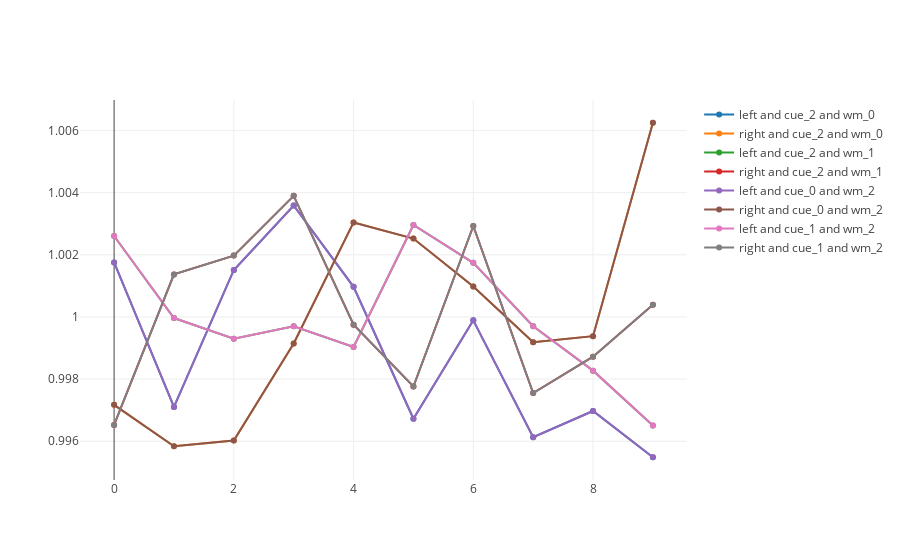
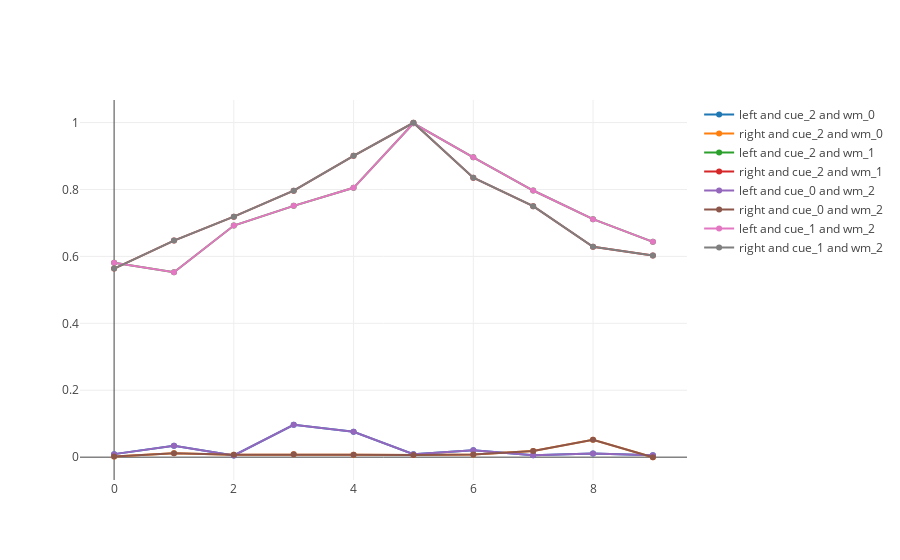
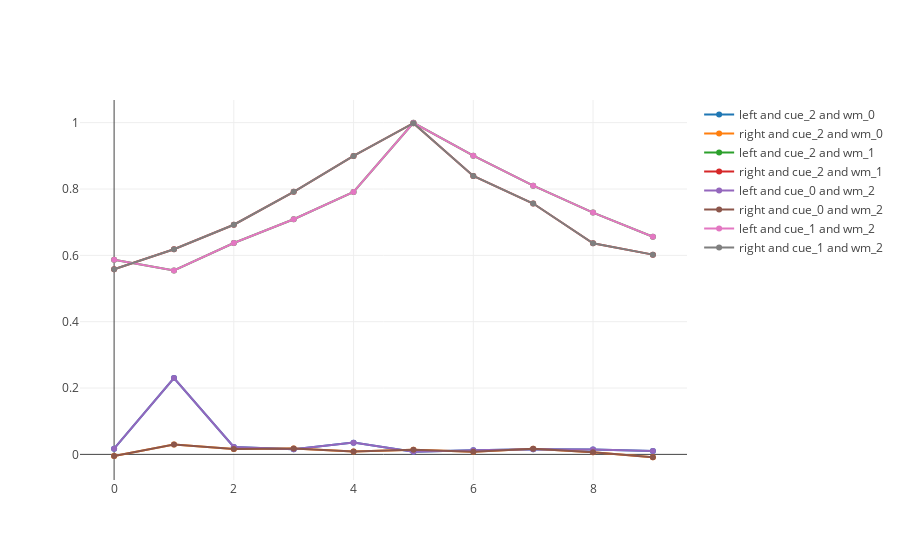
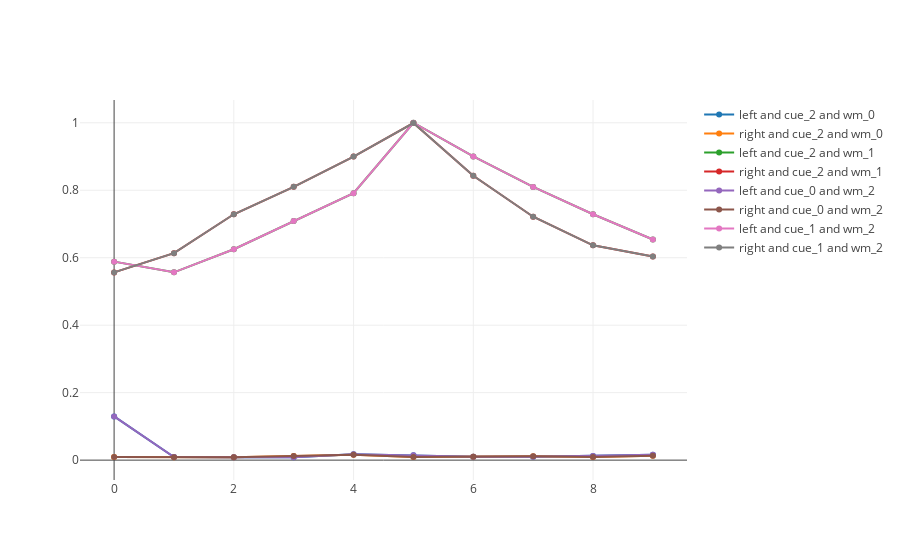

Notebook code for these charts, in order:
### Code cell
TD(10,10000,.1,.9,.5)
#inputs: nstates,nepisodes,lrate,gamma,td_lambda

### Figure 1 — Plotly figure (JSON) as saved in the notebook; plotly's stock layout.template omitted (floating-point values rounded to 4 significant figures)
{"data": [{"name": "left and cue_2 and wm_0", "type": "scatter", "x": [0, 1, 2, 3, 4, 5, 6, 7, 8, 9], "y": [1.002, 0.9971, 1.002, 1.004, 1.001, 0.9967, 0.9999, 0.9961, 0.997, 0.9955]}, {"name": "right and cue_2 and wm_0", "type": "scatter", "x": [0, 1, 2, 3, 4, 5, 6, 7, 8, 9], "y": [0.9972, 0.9958, 0.996, 0.9991, 1.003, 1.003, 1.001, 0.9992, 0.9994, 1.006]}, {"name": "left and cue_2 and wm_1", "type": "scatter", "x": [0, 1, 2, 3, 4, 5, 6, 7, 8, 9], "y": [1.003, 1.0, 0.9993, 0.9997, 0.999, 1.003, 1.002, 0.9997, 0.9983, 0.9965]}, {"name": "right and cue_2 and wm_1", "type": "scatter", "x": [0, 1, 2, 3, 4, 5, 6, 7, 8, 9], "y": [0.9965, 1.001, 1.002, 1.004, 0.9997, 0.9978, 1.003, 0.9976, 0.9987, 1.0]}, {"name": "left and cue_0 and wm_2", "type": "scatter", "x": [0, 1, 2, 3, 4, 5, 6, 7, 8, 9], "y": [1.002, 0.9971, 1.002, 1.004, 1.001, 0.9967, 0.9999, 0.9961, 0.997, 0.9955]}, {"name": "right and cue_0 and wm_2", "type": "scatter", "x": [0, 1, 2, 3, 4, 5, 6, 7, 8, 9], "y": [0.9972, 0.9958, 0.996, 0.9991, 1.003, 1.003, 1.001, 0.9992, 0.9994, 1.006]}, {"name": "left and cue_1 and wm_2", "type": "scatter", "x": [0, 1, 2, 3, 4, 5, 6, 7, 8, 9], "y": [1.003, 1.0, 0.9993, 0.9997, 0.999, 1.003, 1.002, 0.9997, 0.9983, 0.9965]}, {"name": "right and cue_1 and wm_2", "type": "scatter", "x": [0, 1, 2, 3, 4, 5, 6, 7, 8, 9], "y": [0.9965, 1.001, 1.002, 1.004, 0.9997, 0.9978, 1.003, 0.9976, 0.9987, 1.0]}], "layout": {}}

### Figure 2 — Plotly figure (JSON) as saved in the notebook; plotly's stock layout.template omitted (floating-point values rounded to 4 significant figures)
{"data": [{"name": "left and cue_2 and wm_0", "type": "scatter", "x": [0, 1, 2, 3, 4, 5, 6, 7, 8, 9], "y": [0.00908, 0.03389, 0.005032, 0.09691, 0.07582, 0.008594, 0.02071, 0.005384, 0.01063, 0.005402]}, {"name": "right and cue_2 and wm_0", "type": "scatter", "x": [0, 1, 2, 3, 4, 5, 6, 7, 8, 9], "y": [0.00182, 0.01162, 0.007455, 0.008338, 0.007375, 0.006736, 0.008221, 0.01833, 0.05216, -0.000257]}, {"name": "left and cue_2 and wm_1", "type": "scatter", "x": [0, 1, 2, 3, 4, 5, 6, 7, 8, 9], "y": [0.5811, 0.5529, 0.6921, 0.7511, 0.805, 0.9979, 0.8963, 0.7969, 0.7112, 0.6434]}, {"name": "right and cue_2 and wm_1", "type": "scatter", "x": [0, 1, 2, 3, 4, 5, 6, 7, 8, 9], "y": [0.5637, 0.6472, 0.7188, 0.7963, 0.9005, 0.9994, 0.8354, 0.75, 0.6289, 0.6025]}, {"name": "left and cue_0 and wm_2", "type": "scatter", "x": [0, 1, 2, 3, 4, 5, 6, 7, 8, 9], "y": [0.00908, 0.03389, 0.005032, 0.09691, 0.07582, 0.008594, 0.02071, 0.005384, 0.01063, 0.005402]}, {"name": "right and cue_0 and wm_2", "type": "scatter", "x": [0, 1, 2, 3, 4, 5, 6, 7, 8, 9], "y": [0.00182, 0.01162, 0.007455, 0.008338, 0.007375, 0.006736, 0.008221, 0.01833, 0.05216, -0.000257]}, {"name": "left and cue_1 and wm_2", "type": "scatter", "x": [0, 1, 2, 3, 4, 5, 6, 7, 8, 9], "y": [0.5811, 0.5529, 0.6921, 0.7511, 0.805, 0.9979, 0.8963, 0.7969, 0.7112, 0.6434]}, {"name": "right and cue_1 and wm_2", "type": "scatter", "x": [0, 1, 2, 3, 4, 5, 6, 7, 8, 9], "y": [0.5637, 0.6472, 0.7188, 0.7963, 0.9005, 0.9994, 0.8354, 0.75, 0.6289, 0.6025]}], "layout": {}}

### Figure 3 — Plotly figure (JSON) as saved in the notebook; plotly's stock layout.template omitted (floating-point values rounded to 4 significant figures)
{"data": [{"name": "left and cue_2 and wm_0", "type": "scatter", "x": [0, 1, 2, 3, 4, 5, 6, 7, 8, 9], "y": [0.0172, 0.23, 0.02239, 0.01527, 0.03543, 0.008244, 0.0126, 0.01582, 0.01501, 0.01021]}, {"name": "right and cue_2 and wm_0", "type": "scatter", "x": [0, 1, 2, 3, 4, 5, 6, 7, 8, 9], "y": [-0.00493, 0.02949, 0.01639, 0.01772, 0.008582, 0.01427, 0.007737, 0.01661, 0.006534, -0.008644]}, {"name": "left and cue_2 and wm_1", "type": "scatter", "x": [0, 1, 2, 3, 4, 5, 6, 7, 8, 9], "y": [0.5865, 0.5544, 0.6373, 0.7087, 0.791, 0.9998, 0.9006, 0.8102, 0.7289, 0.6561]}, {"name": "right and cue_2 and wm_1", "type": "scatter", "x": [0, 1, 2, 3, 4, 5, 6, 7, 8, 9], "y": [0.5582, 0.6183, 0.6923, 0.7915, 0.8998, 0.9983, 0.8396, 0.7562, 0.6363, 0.6022]}, {"name": "left and cue_0 and wm_2", "type": "scatter", "x": [0, 1, 2, 3, 4, 5, 6, 7, 8, 9], "y": [0.0172, 0.23, 0.02239, 0.01527, 0.03543, 0.008244, 0.0126, 0.01582, 0.01501, 0.01021]}, {"name": "right and cue_0 and wm_2", "type": "scatter", "x": [0, 1, 2, 3, 4, 5, 6, 7, 8, 9], "y": [-0.00493, 0.02949, 0.01639, 0.01772, 0.008582, 0.01427, 0.007737, 0.01661, 0.006534, -0.008644]}, {"name": "left and cue_1 and wm_2", "type": "scatter", "x": [0, 1, 2, 3, 4, 5, 6, 7, 8, 9], "y": [0.5865, 0.5544, 0.6373, 0.7087, 0.791, 0.9998, 0.9006, 0.8102, 0.7289, 0.6561]}, {"name": "right and cue_1 and wm_2", "type": "scatter", "x": [0, 1, 2, 3, 4, 5, 6, 7, 8, 9], "y": [0.5582, 0.6183, 0.6923, 0.7915, 0.8998, 0.9983, 0.8396, 0.7562, 0.6363, 0.6022]}], "layout": {}}

### Figure 4 — Plotly figure (JSON) as saved in the notebook; plotly's stock layout.template omitted (floating-point values rounded to 4 significant figures)
{"data": [{"name": "left and cue_2 and wm_0", "type": "scatter", "x": [0, 1, 2, 3, 4, 5, 6, 7, 8, 9], "y": [0.1297, 0.009063, 0.008785, 0.008707, 0.01778, 0.01426, 0.01014, 0.009881, 0.01191, 0.016]}, {"name": "right and cue_2 and wm_0", "type": "scatter", "x": [0, 1, 2, 3, 4, 5, 6, 7, 8, 9], "y": [0.009314, 0.008871, 0.008567, 0.01192, 0.01582, 0.009341, 0.01033, 0.0112, 0.009135, 0.01297]}, {"name": "left and cue_2 and wm_1", "type": "scatter", "x": [0, 1, 2, 3, 4, 5, 6, 7, 8, 9], "y": [0.5884, 0.5567, 0.6252, 0.7086, 0.7912, 1.0, 0.9002, 0.8098, 0.7289, 0.6539]}, {"name": "right and cue_2 and wm_1", "type": "scatter", "x": [0, 1, 2, 3, 4, 5, 6, 7, 8, 9], "y": [0.5565, 0.6134, 0.7289, 0.8101, 0.8999, 0.9992, 0.8429, 0.7215, 0.6368, 0.6036]}, {"name": "left and cue_0 and wm_2", "type": "scatter", "x": [0, 1, 2, 3, 4, 5, 6, 7, 8, 9], "y": [0.1297, 0.009063, 0.008785, 0.008707, 0.01778, 0.01426, 0.01014, 0.009881, 0.01191, 0.016]}, {"name": "right and cue_0 and wm_2", "type": "scatter", "x": [0, 1, 2, 3, 4, 5, 6, 7, 8, 9], "y": [0.009314, 0.008871, 0.008567, 0.01192, 0.01582, 0.009341, 0.01033, 0.0112, 0.009135, 0.01297]}, {"name": "left and cue_1 and wm_2", "type": "scatter", "x": [0, 1, 2, 3, 4, 5, 6, 7, 8, 9], "y": [0.5884, 0.5567, 0.6252, 0.7086, 0.7912, 1.0, 0.9002, 0.8098, 0.7289, 0.6539]}, {"name": "right and cue_1 and wm_2", "type": "scatter", "x": [0, 1, 2, 3, 4, 5, 6, 7, 8, 9], "y": [0.5565, 0.6134, 0.7289, 0.8101, 0.8999, 0.9992, 0.8429, 0.7215, 0.6368, 0.6036]}], "layout": {}}
